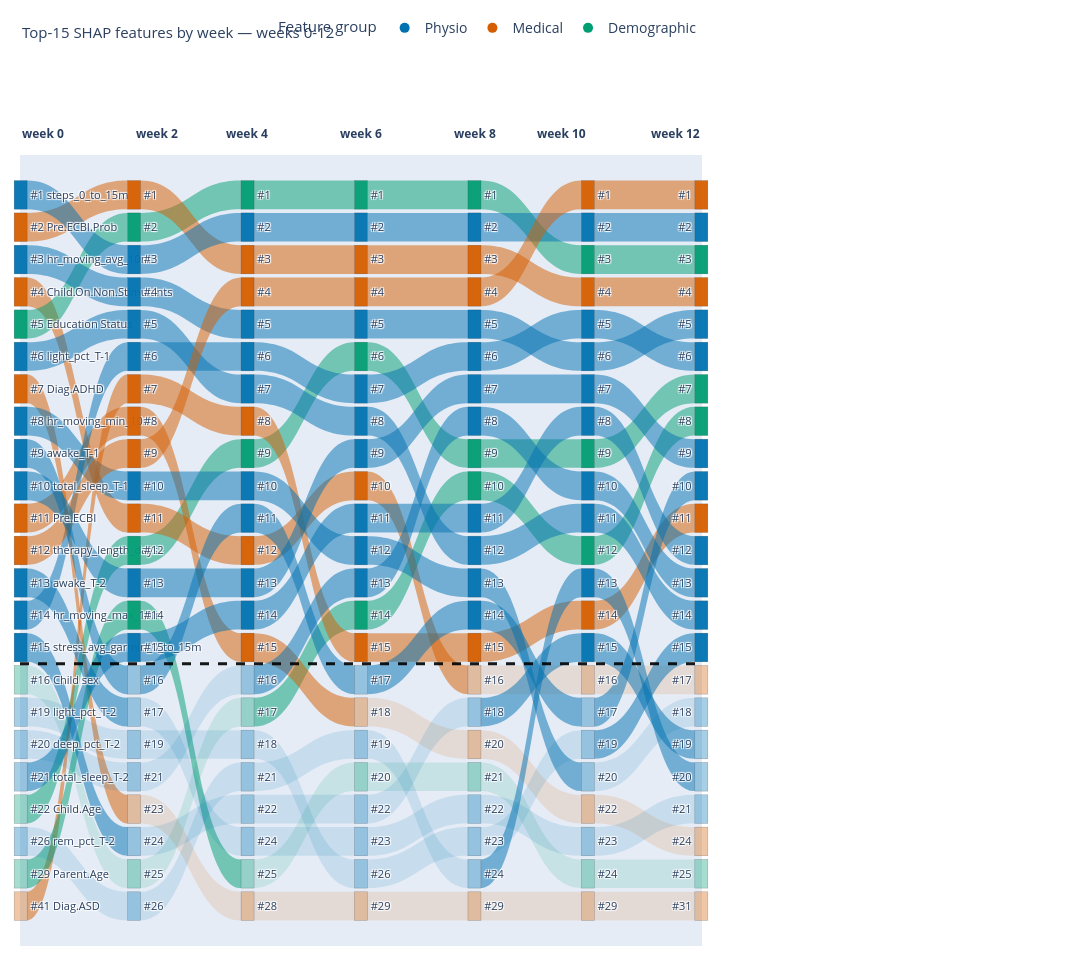

Here is the notebook cell this chart was saved with:
### Code cell
import colorsys

import plotly.graph_objects as go

TOP_N = 10

# Group each base feature by its role in the modeling stack (E.WATCH / E.MEDICAL /
# E.DEMOGRAPHIC from eval_lib), so the Sankeys color by group instead of giving every
# feature its own color. Colorblind-safe (Okabe-Ito) palette; "Other" is a fallback
# that should never actually appear given the feature sets in play.
GROUP_ORDER = ["Physio", "Medical", "Demographic", "Other"]
GROUP_COLORS = {
    "Physio": (0, 114, 178),  # blue
    "Medical": (213, 94, 0),  # vermillion
    "Demographic": (0, 158, 115),  # bluish green
    "Other": (128, 128, 128),  # gray fallback
}
_PHYSIO_SET = set(E.WATCH)
_MEDICAL_SET = set(E.MEDICAL)
_DEMOGRAPHIC_SET = set(E.DEMOGRAPHIC)


def _feature_group(feat: str) -> str:
    if feat in _PHYSIO_SET:
        return "Physio"
    if feat in _MEDICAL_SET:
        return "Medical"
    if feat in _DEMOGRAPHIC_SET:
        return "Demographic"
    return "Other"


def feature_sankey(weeks, importance_by_week, top_n=TOP_N, title=""):
    """Bump-style Sankey of the top-`top_n` SHAP features across `weeks`.

    Every feature that is top-`top_n` in *any* shown week gets one continuous line across
    all columns (so if 3 features dip in and out of the top-n, there are top_n+3 lines).
    In each week the top-`top_n` occupy the upper band ordered by rank (most important on
    top); features that have fallen out sit in a fixed bottom zone ordered by their true
    rank, so a line dips down when it leaves the top-`top_n` and rises when it re-enters,
    and no line ever runs off the plot. A bold dashed horizontal line marks the top-`top_n`
    cutoff (just below the #`top_n` row). Color indicates **feature group** (Physio /
    Medical / Demographic, per a legend) rather than each feature having its own color.
    Each line is named once, in week 0 ("#<rank> <feature>"), and shows the rank alone
    ("#<rank>") thereafter — so labels are consistent from column to column. Ribbons are
    constant width — they trace rank movement, not |SHAP| magnitude.
    """
    full = {w: importance_by_week[w].sort_values(ascending=False) for w in weeks}
    top = {w: full[w].head(top_n) for w in weeks}
    top_set = {w: set(top[w].index) for w in weeks}
    ranks = {w: {f: i for i, f in enumerate(full[w].index)} for w in weeks}

    # Every feature ever in the top-n gets a lane in every column -> continuous lines.
    tracked = sorted({f for w in weeks for f in top[w].index})
    K = len(tracked)
    feature_group = {f: _feature_group(f) for f in tracked}
    cmap = {f: GROUP_COLORS[feature_group[f]] for f in tracked}
    ncols = len(weeks)

    def rank_of(w, feat):
        return ranks[w].get(feat, len(full[w]))  # unseen that week -> very bottom

    # Per-week vertical order: top-n first (by rank), then fallen-out features (by rank).
    order = {
        w: sorted(tracked, key=lambda f: (0 if f in top_set[w] else 1, rank_of(w, f)))
        for w in weeks
    }
    lane = {w: {f: i for i, f in enumerate(order[w])} for w in weeks}

    def col_x(ci):
        return 0.001 if ncols == 1 else 0.001 + 0.998 * ci / (ncols - 1)

    def lane_y(li):
        return 0.03 + 0.94 * (li + 0.5) / K  # node-domain y (0 = top) for lane index li

    node_idx, node_labels, node_colors, node_x, node_y = {}, [], [], [], []
    named = set()  # name each line once, in week 0; rank-only afterward
    for ci, w in enumerate(weeks):  # week 0 first -> every line is named in column 0
        for feat in order[w]:
            node_idx[(w, feat)] = len(node_labels)
            in_top = feat in top_set[w]
            r1 = rank_of(w, feat) + 1
            if feat in named:
                node_labels.append(f"#{r1}")
            else:
                node_labels.append(f"#{r1} {feat}")
                named.add(feat)
            r, g, b = cmap[feat]
            node_colors.append(f"rgba({r},{g},{b},{0.95 if in_top else 0.35})")
            node_x.append(col_x(ci))
            node_y.append(lane_y(lane[w][feat]))

    # One ribbon per feature between every adjacent pair of shown weeks (continuous line).
    s_idx, t_idx, values, link_colors = [], [], [], []
    for ci in range(ncols - 1):
        a, b = weeks[ci], weeks[ci + 1]
        for feat in tracked:
            s_idx.append(node_idx[(a, feat)])
            t_idx.append(node_idx[(b, feat)])
            values.append(
                1.0
            )  # constant width: lines trace rank movement, not magnitude
            r, g, bb = cmap[feat]
            in_band = feat in top_set[a] or feat in top_set[b]  # touches the top-n band
            link_colors.append(f"rgba({r},{g},{bb},{0.5 if in_band else 0.13})")

    # Text summary of top-n churn (nothing is silently dropped).
    for a, b in zip(weeks[:-1], weeks[1:]):
        entered = sorted(top_set[b] - top_set[a])
        left = sorted(top_set[a] - top_set[b])
        print(
            f"week {a:>2} -> {b:>2}   entered top-{top_n}: {entered or '-'}   left: {left or '-'}"
        )

    fig = go.Figure(
        go.Sankey(
            arrangement="fixed",  # honor node y exactly so the top-n divider lines up
            node=dict(
                label=node_labels,
                color=node_colors,
                x=node_x,
                y=node_y,
                pad=6,
                thickness=13,
                line=dict(color="rgba(0,0,0,0.3)", width=0.5),
            ),
            link=dict(source=s_idx, target=t_idx, value=values, color=link_colors),
        )
    )
    # Bold dashed divider just below the #top_n row (node y=0 is the top -> flip to paper y).
    if K > top_n:
        y_div = 1.0 - lane_y(top_n - 0.5)  # boundary between lane top_n-1 and top_n
        fig.add_shape(
            type="line",
            xref="paper",
            yref="paper",
            x0=0,
            x1=1,
            y0=y_div,
            y1=y_div,
            line=dict(color="rgba(0,0,0,0.9)", width=3, dash="dash"),
        )
    for ci, w in enumerate(weeks):
        fig.add_annotation(
            x=0.0 if ncols == 1 else ci / (ncols - 1),
            y=1.04,
            xref="paper",
            yref="paper",
            showarrow=False,
            text=f"<b>week {w}</b>",
            font=dict(size=12),
        )
    # Title as a plain annotation confined to the diagram's own paper domain (x in
    # [0, 1]) so it can never intrude into the reserved legend margin to the right.
    fig.add_annotation(
        x=0.0,
        y=1.14,
        xref="paper",
        yref="paper",
        xanchor="left",
        yanchor="bottom",
        showarrow=False,
        text=title,
        font=dict(size=15, color="#2a3f5f"),
    )

    # Legend: one invisible marker trace per feature group actually present, instead of
    # a per-feature legend (Sankey traces don't support one natively).
    present_groups = [g for g in GROUP_ORDER if g in feature_group.values()]
    for g in present_groups:
        r, gg, b = GROUP_COLORS[g]
        fig.add_trace(
            go.Scatter(
                x=[None],
                y=[None],
                mode="markers",
                marker=dict(size=10, color=f"rgb({r},{gg},{b})"),
                name=g,
                showlegend=True,
                hoverinfo="skip",
            )
        )

    # Reserve just enough extra right margin to fit the legend (1-3 group entries),
    # on top of the diagram's own width, so the diagram body is unaffected and the
    # legend -- confined to x > 1 -- never overlaps the title (confined to x in [0, 1]).
    diagram_width = 190 * ncols + 240
    legend_margin = 60 + 110 * len(present_groups)
    fig.update_layout(
        font_size=11,
        width=diagram_width + (legend_margin - 20),
        height=max(620, 42 * K),
        margin=dict(t=110, l=20, r=legend_margin, b=20),
        # The legend's invisible marker traces implicitly create a cartesian x/y axis
        # pair; hide both so no tick axis is drawn over the node labels.
        xaxis=dict(visible=False),
        yaxis=dict(visible=False),
        # Top-right, inline with the title row, in the reserved right margin.
        legend=dict(
            title=dict(text="Feature group", font=dict(size=15)),
            font=dict(size=14),
            orientation="h",
            yanchor="bottom",
            y=1.14,
            xanchor="right",
            x=1.0,
        ),
    )
    return fig


# Full feature set uses the top 15 features (Physio+Medical below keeps the default 10).
fig_fine = feature_sankey(
    [0, 2, 4, 6, 8, 10, 12],
    importance_by_week,
    top_n=15,
    title="Top-15 SHAP features by week — weeks 0-12",
)
fig_fine.show()

### Figure 1 — Plotly figure (JSON) as saved in the notebook; plotly's stock layout.template omitted (floating-point values rounded to 4 significant figures; data arrays with more than 128 entries replaced by an {"elided": "..."} marker saying what was removed)
{"data": [{"arrangement": "fixed", "link": {"color": {"elided": "138 str values"}, "source": {"elided": "138 int values"}, "target": {"elided": "138 int values"}, "value": {"elided": "138 int values"}}, "node": {"color": {"elided": "161 str values"}, "label": {"elided": "161 str values"}, "line": {"color": "rgba(0,0,0,0.3)", "width": 0.5}, "pad": 6, "thickness": 13, "x": {"elided": "161 float values"}, "y": {"elided": "161 float values"}}, "type": "sankey"}, {"hoverinfo": "skip", "marker": {"color": "rgb(0,114,178)", "size": 10}, "mode": "markers", "name": "Physio", "showlegend": true, "type": "scatter", "x": [null], "y": [null]}, {"hoverinfo": "skip", "marker": {"color": "rgb(213,94,0)", "size": 10}, "mode": "markers", "name": "Medical", "showlegend": true, "type": "scatter", "x": [null], "y": [null]}, {"hoverinfo": "skip", "marker": {"color": "rgb(0,158,115)", "size": 10}, "mode": "markers", "name": "Demographic", "showlegend": true, "type": "scatter", "x": [null], "y": [null]}], "layout": {"annotations": [{"font": {"size": 12}, "showarrow": false, "text": "<b>week 0</b>", "x": 0, "xref": "paper", "y": 1.04, "yref": "paper"}, {"font": {"size": 12}, "showarrow": false, "text": "<b>week 2</b>", "x": 0.1667, "xref": "paper", "y": 1.04, "yref": "paper"}, {"font": {"size": 12}, "showarrow": false, "text": "<b>week 4</b>", "x": 0.3333, "xref": "paper", "y": 1.04, "yref": "paper"}, {"font": {"size": 12}, "showarrow": false, "text": "<b>week 6</b>", "x": 0.5, "xref": "paper", "y": 1.04, "yref": "paper"}, {"font": {"size": 12}, "showarrow": false, "text": "<b>week 8</b>", "x": 0.6667, "xref": "paper", "y": 1.04, "yref": "paper"}, {"font": {"size": 12}, "showarrow": false, "text": "<b>week 10</b>", "x": 0.8333, "xref": "paper", "y": 1.04, "yref": "paper"}, {"font": {"size": 12}, "showarrow": false, "text": "<b>week 12</b>", "x": 1, "xref": "paper", "y": 1.04, "yref": "paper"}, {"font": {"color": "#2a3f5f", "size": 15}, "showarrow": false, "text": "Top-15 SHAP features by week — weeks 0-12", "x": 0, "xanchor": "left", "xref": "paper", "y": 1.14, "yanchor": "bottom", "yref": "paper"}], "font": {"size": 11}, "height": 966, "legend": {"font": {"size": 14}, "orientation": "h", "title": {"font": {"size": 15}, "text": "Feature group"}, "x": 1, "xanchor": "right", "y": 1.14, "yanchor": "bottom"}, "margin": {"b": 20, "l": 20, "r": 390, "t": 110}, "shapes": [{"line": {"color": "rgba(0,0,0,0.9)", "dash": "dash", "width": 3}, "type": "line", "x0": 0, "x1": 1, "xref": "paper", "y0": 0.357, "y1": 0.357, "yref": "paper"}], "width": 1940, "xaxis": {"visible": false}, "yaxis": {"visible": false}}}
